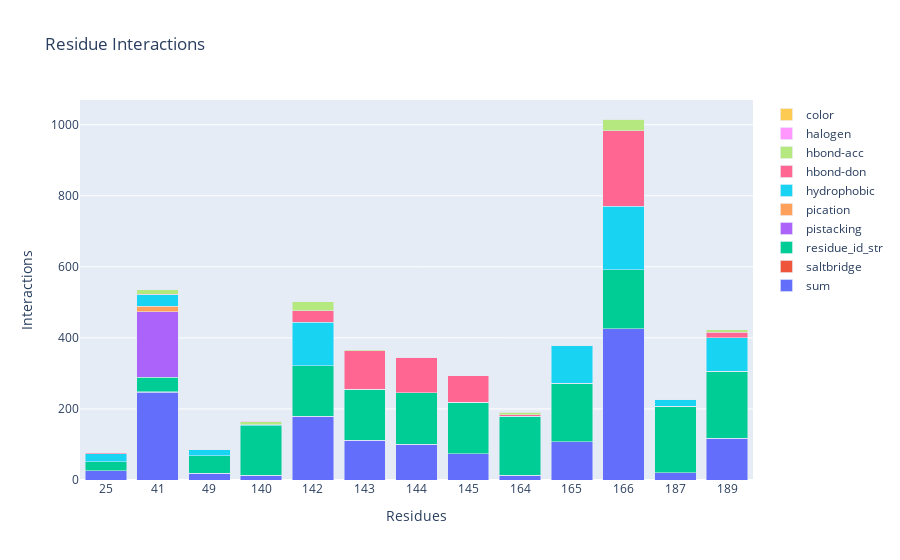

The notebook cell this image was saved under:
### Code cell
fingerprint_barplot(fp_focused)

### Figure 1 — Plotly figure (JSON) as saved in the notebook; plotly's stock layout.template omitted (floating-point values rounded to 4 significant figures)
{"data": [{"name": "sum", "type": "bar", "x": [25, 41, 49, 140, 142, 143, 144, 145, 164, 165, 166, 187, 189], "y": [26, 247, 19, 13, 180, 112, 101, 74, 14, 107, 425, 20, 117]}, {"name": "saltbridge", "type": "bar", "x": [25, 41, 49, 140, 142, 143, 144, 145, 164, 165, 166, 187, 189], "y": [0, 1, 0, 0, 0, 0, 0, 0, 0, 0, 1, 0, 0]}, {"name": "residue_id_str", "type": "bar", "x": [25, 41, 49, 140, 142, 143, 144, 145, 164, 165, 166, 187, 189], "y": ["25", "41", "49", "140", "142", "143", "144", "145", "164", "165", "166", "187", "189"]}, {"name": "pistacking", "type": "bar", "x": [25, 41, 49, 140, 142, 143, 144, 145, 164, 165, 166, 187, 189], "y": [0, 184, 0, 0, 0, 0, 0, 0, 0, 0, 0, 0, 0]}, {"name": "pication", "type": "bar", "x": [25, 41, 49, 140, 142, 143, 144, 145, 164, 165, 166, 187, 189], "y": [0, 16, 0, 0, 0, 0, 0, 0, 0, 0, 0, 0, 0]}, {"name": "hydrophobic", "type": "bar", "x": [25, 41, 49, 140, 142, 143, 144, 145, 164, 165, 166, 187, 189], "y": [23, 32, 18, 2, 122, 0, 0, 0, 1, 107, 179, 20, 94]}, {"name": "hbond-don", "type": "bar", "x": [25, 41, 49, 140, 142, 143, 144, 145, 164, 165, 166, 187, 189], "y": [3, 2, 0, 0, 33, 109, 100, 74, 4, 0, 212, 0, 16]}, {"name": "hbond-acc", "type": "bar", "x": [25, 41, 49, 140, 142, 143, 144, 145, 164, 165, 166, 187, 189], "y": [0, 12, 0, 9, 25, 3, 1, 0, 7, 0, 33, 0, 7]}, {"name": "halogen", "type": "bar", "x": [25, 41, 49, 140, 142, 143, 144, 145, 164, 165, 166, 187, 189], "y": [0, 0, 1, 2, 0, 0, 0, 0, 2, 0, 0, 0, 0]}, {"name": "color", "type": "bar", "x": [25, 41, 49, 140, 142, 143, 144, 145, 164, 165, 166, 187, 189], "y": ["#ffebe1", "#f34b36", "#ffede5", "#fff0e9", "#fc8262", "#fcb69c", "#fcbea6", "#fdd1bf", "#ffefe8", "#fcbaa0", "#67000d", "#ffede5", "#fcb297"]}], "layout": {"barmode": "stack", "title": {"text": "Residue Interactions"}, "xaxis": {"title": {"text": "Residues"}, "type": "category"}, "yaxis": {"title": {"text": "Interactions"}}}}
